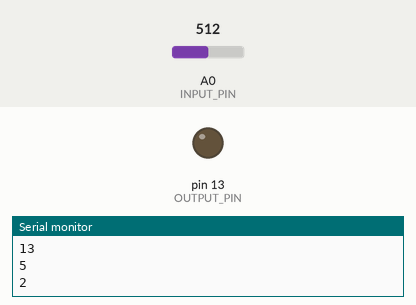
A sketch run on a simulated Arduino Uno, built with avr-gcc and run on an emulated ATmega328P. Parts: output pins drawn as LEDs (lit = HIGH), the last lines printed to the serial monitor. Dashed ring = blinking. The inputs (shaded band) are chosen by the test bench; at power-on: A0 (INPUT_PIN) = 512.

Above: at 1.2 s.
1.3 s: A0 (INPUT_PIN) set to 306
At 1.66 s:
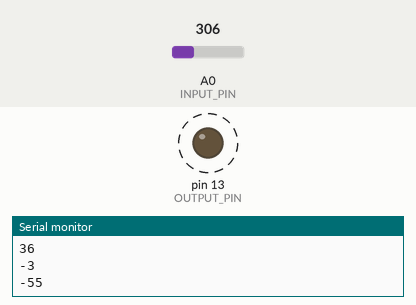
3.2 s: A0 (INPUT_PIN) set to 1023
At 3.83 s:
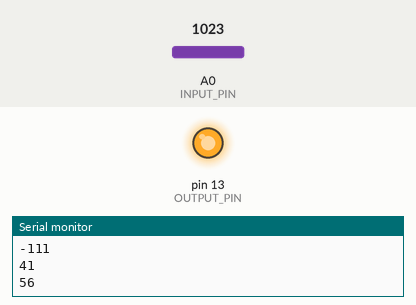
Timing chart, 0 to 6.2 s (numbered marks = the images above; inputs shaded):
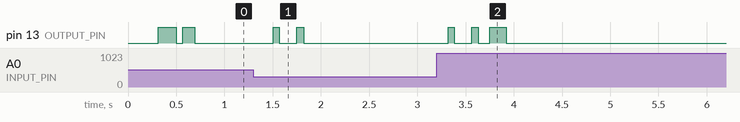

The sketch:

demo.ino
```cpp
// EMG Envelop - BioAmp EXG Pill
// https://github.com/upsidedownlabs/BioAmp-EXG-Pill

// Upside Down Labs invests time and resources providing this open source code,
// please support Upside Down Labs and open-source hardware by purchasing
// products from Upside Down Labs!

// Copyright (c) 2021 Upside Down Labs - contact@upsidedownlabs.tech

// Permission is hereby granted, free of charge, to any person obtaining a copy
// of this software and associated documentation files (the "Software"), to deal
// in the Software without restriction, including without limitation the rights
// to use, copy, modify, merge, publish, distribute, sublicense, and/or sell
// copies of the Software, and to permit persons to whom the Software is
// furnished to do so, subject to the following conditions:

// The above copyright notice and this permission notice shall be included in all
// copies or substantial portions of the Software.

// THE SOFTWARE IS PROVIDED "AS IS", WITHOUT WARRANTY OF ANY KIND, EXPRESS OR
// IMPLIED, INCLUDING BUT NOT LIMITED TO THE WARRANTIES OF MERCHANTABILITY,
// FITNESS FOR A PARTICULAR PURPOSE AND NONINFRINGEMENT. IN NO EVENT SHALL THE
// AUTHORS OR COPYRIGHT HOLDERS BE LIABLE FOR ANY CLAIM, DAMAGES OR OTHER
// LIABILITY, WHETHER IN AN ACTION OF CONTRACT, TORT OR OTHERWISE, ARISING FROM,
// OUT OF OR IN CONNECTION WITH THE SOFTWARE OR THE USE OR OTHER DEALINGS IN THE
// SOFTWARE.

#include <math.h>
#define INPUT_PIN A0
#define OUTPUT_PIN 13
#define SAMPLE_RATE 125
#define BAUD_RATE 38400
#define BUFFER_SIZE 128
#define GRIP_THRESHOLD 25

int circular_buffer[BUFFER_SIZE];
int data_index, sum;

void setup() {
  // Serial connection begin
  Serial.begin(BAUD_RATE);
  pinMode(INPUT_PIN, INPUT);
  pinMode(OUTPUT_PIN, OUTPUT);
}

void loop() {
  // Calculate elapsed time
  static unsigned long past = 0;
  unsigned long present = micros();
  unsigned long interval = present - past;
  past = present;

  // Run timer
  static long timer = 0;
  timer -= interval;

  // Sample and get envelop
  if (timer < 0) {
    timer += 1000000 / SAMPLE_RATE;
    int sensor_value = analogRead(INPUT_PIN);
    int signal = EMGFilter(sensor_value);
    int envelop = getEnvelop(abs(signal));
    bool blink = isGripping(signal);
    // Serial.print(-40);
    // Serial.print(" ");
    // Serial.print(40);
    // Serial.print(" ");
    Serial.println(signal);
    digitalWrite(OUTPUT_PIN, blink);
  }
}

bool isGripping(int signal) {
  if (signal > GRIP_THRESHOLD) {
    return true;
  } else {
    return false;
  }
}

// Envelop detection algorithm
int getEnvelop(int abs_emg) {
  sum -= circular_buffer[data_index];
  sum += abs_emg;
  circular_buffer[data_index] = abs_emg;
  data_index = (data_index + 1) % BUFFER_SIZE;
  return (sum / BUFFER_SIZE) * 2;
}

// Band-Pass Butterworth IIR digital filter, generated using filter_gen.py.
// Sampling rate: 500.0 Hz, frequency: [74.5, 149.5] Hz.
// Filter is order 4, implemented as second-order sections (biquads).
// Reference:
// https://docs.scipy.org/doc/scipy/reference/generated/scipy.signal.butter.html
// https://courses.ideate.cmu.edu/16-223/f2020/Arduino/FilterDemos/filter_gen.py
float EMGFilter(float input) {
  float output = input;
  {
    static float z1, z2;  // filter section state
    float x = output - 0.05159732 * z1 - 0.36347401 * z2;
    output = 0.01856301 * x + 0.03712602 * z1 + 0.01856301 * z2;
    z2 = z1;
    z1 = x;
  }
  {
    static float z1, z2;  // filter section state
    float x = output - -0.53945795 * z1 - 0.39764934 * z2;
    output = 1.00000000 * x + -2.00000000 * z1 + 1.00000000 * z2;
    z2 = z1;
    z1 = x;
  }
  {
    static float z1, z2;  // filter section state
    float x = output - 0.47319594 * z1 - 0.70744137 * z2;
    output = 1.00000000 * x + 2.00000000 * z1 + 1.00000000 * z2;
    z2 = z1;
    z1 = x;
  }
  {
    static float z1, z2;  // filter section state
    float x = output - -1.00211112 * z1 - 0.74520226 * z2;
    output = 1.00000000 * x + -2.00000000 * z1 + 1.00000000 * z2;
    z2 = z1;
    z1 = x;
  }
  return output;
}
```

Measured:
- after the input at 1.3 s, pin 13 (OUTPUT_PIN): alternates HIGH for 0.07 s and LOW for 0.18 s, 4 changes in all, then stays LOW, starting after 0.21 s
- after the input at 3.2 s, pin 13 (OUTPUT_PIN): goes HIGH 0.06 s, LOW 0.18 s, HIGH 0.07 s, LOW 0.12 s, HIGH 0.17 s, then LOW, starting after 0.12 s
- by itself, pin 13 (OUTPUT_PIN): alternates HIGH for 0.16 s and LOW for 0.07 s, 4 changes in all, then stays LOW
